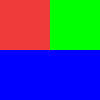
Frame 1 (no input)
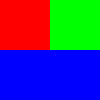
Frame 60 (the mouse pressed at the canvas centre just before this capture)
Frame 120 (the mouse held since frame 60 and released just before this capture): identical to frame 60, image omitted

The Processing sketch that drew these frames (run headless with seeded random() and noise(); from frame 60 on, the mouse is pressed at the canvas centre):

// Processing sketch: Class20_02_MultiplePixels
// ── Class20_02_MultiplePixels.pde
// Manipulating multiple pixels in three ways

void setup() {
  size(100, 100);
}

void draw() {

  // draw 1/4th of the display red
  // with points
  for (int x = 0; x < (width/2); x++) {
    for (int y = 0; y < (height/2); y++) {
      stroke(255, 0, 0);
      point(x, y);
    }
  }
  
    // draw 1/4th of the display red
  // with set
  for (int x = (width/2); x < width; x++) {
    for (int y = 0; y < (height/2); y++) {
      color green = color(0,255,0);
      set(x, y, green);
    }
  }

  // draw half of the display blue
  // with pixel manipulation
  for (int x = 0; x < (width); x++) {
    for (int y = (height/2); y < height; y++) {
      loadPixels();
      color blue = color(0,0,255);
      pixels[(y*height)+x] = blue;
      updatePixels();
    }
  }
}
